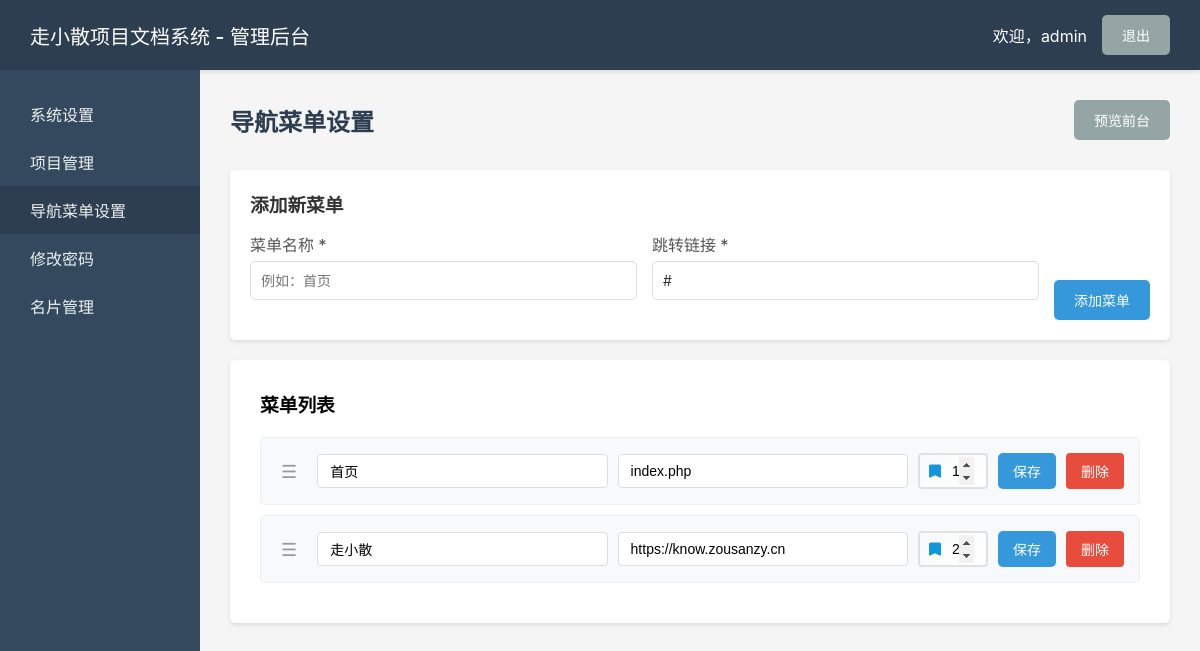
The page /admin/nav_menu.php (signed in) on the database its author committed.
### tables this page shows
CREATE TABLE `settings` (
  `id` int(11) NOT NULL AUTO_INCREMENT,
  `setting_key` varchar(100) NOT NULL COMMENT '设置键名',
  `setting_value` text COMMENT '设置值',
  `updated_at` datetime DEFAULT CURRENT_TIMESTAMP ON UPDATE CURRENT_TIMESTAMP,
  PRIMARY KEY (`id`),
  UNIQUE KEY `setting_key` (`setting_key`)
);

CREATE TABLE `nav_menus` (
  `id` int(11) NOT NULL AUTO_INCREMENT,
  `title` varchar(255) NOT NULL COMMENT '菜单名称',
  `url` varchar(500) NOT NULL COMMENT '跳转链接',
  `order` int(11) DEFAULT '0' COMMENT '排序序号',
  `created_at` datetime DEFAULT CURRENT_TIMESTAMP,
  `updated_at` datetime DEFAULT CURRENT_TIMESTAMP ON UPDATE CURRENT_TIMESTAMP,
  PRIMARY KEY (`id`)
);

### admin/nav_menu.php (the view, shortened to what this page needs)
<?php
$db = Database::getInstance()->getConnection();
function getSetting($db, $key, $default = '') {
    $stmt = $db->prepare("SELECT setting_value FROM settings WHERE setting_key = ?");
    $stmt->execute([$key]);
    $result = $stmt->fetch();
    return $result ? $result['setting_value'] : $default;
}
$display_site_name = getSetting($db, 'site_name', SITE_NAME);
$stmt = $db->query("SELECT * FROM nav_menus ORDER BY `order` ASC, id ASC");
$menus = $stmt->fetchAll();
?>
<!DOCTYPE html>
<html lang="zh-CN">
<head>
    <link rel="stylesheet" href="assets/admin.css">
</head>
<body>
    <div class="admin-header">
        <h1><?php echo htmlspecialchars($display_site_name); ?> - 管理后台</h1>
        <div class="admin-actions">
            <span>欢迎，<?php echo htmlspecialchars($_SESSION['admin_username']); ?></span>
            <a href="logout.php" class="btn btn-secondary">退出</a>
        </div>
    </div>
    <div class="admin-container">
        <div class="admin-sidebar">
            <nav>
                <a href="system_settings.php">系统设置</a>
                <a href="index.php">项目管理</a>
                <a href="nav_menu.php" class="active">导航菜单设置</a>
                <a href="change_password.php">修改密码</a>
                <a href="card_management.php">名片管理</a>
            </nav>
        </div>
        <div class="admin-content">
            <div class="page-header">
                <h2>导航菜单设置</h2>
                <a href="../index.php" target="_blank" class="btn btn-secondary">预览前台</a>
            </div>
            <?php
            $count_stmt = $db->query("SELECT COUNT(*) as count FROM nav_menus");
            $count_result = $count_stmt->fetch();
            $current_count = intval($count_result['count'] ?? 0);
            $can_add = $current_count < 6;
            ?>
            <div class="add-menu-form">
                <h3>添加新菜单 <?php if (!$can_add): ?><span style="color: #e74c3c; font-size: 14px; font-weight: normal;">(已达上限6个)</span><?php endif; ?></h3>
                <?php if ($can_add): ?>
                <form method="POST">
                    <div class="form-row">
                        <div class="form-group">
                            <label>菜单名称 *</label>
                            <input type="text" name="title" required placeholder="例如：首页">
                        </div>
                        <div class="form-group">
                            <label>跳转链接 *</label>
                            <input type="text" name="url" required placeholder="例如：/ 或 https://example.com" value="#">
                        </div>
                        <div>
                            <button type="submit" class="btn btn-primary">添加菜单</button>
                        </div>
                    </div>
                </form>
                <?php else: ?>
                <p style="color: #999; margin: 0;">已达到最大菜单数量限制（6个），请先删除一些菜单再添加新菜单。</p>
                <?php endif; ?>
            </div>
            <div class="menu-list">
                <h3 style="margin-bottom: 20px;">菜单列表</h3>
                <?php if (empty($menus)): ?>
                    <div class="empty-state">
                        <p>还没有菜单，请添加第一个菜单</p>
                    </div>
                <?php else: ?>
                    <?php foreach ($menus as $menu): ?>
                        <div class="menu-item">
                            <span class="menu-drag-handle">☰</span>
                            <form method="POST" class="menu-form">
                                <input type="text" name="title"
                                       value="<?php echo htmlspecialchars($menu['title']); ?>"
                                       placeholder="菜单名称" required>
                                <input type="text" name="url"
                                       value="<?php echo htmlspecialchars($menu['url']); ?>"
                                       placeholder="跳转链接" required>
                                <span class="menu-order-wrapper">
                                    <input type="number" name="order"
                                           value="<?php echo $menu['order']; ?>"
                                           class="menu-order" min="0" step="1">
                                </span>
                                <button type="submit" class="btn btn-sm btn-primary">保存</button>
                                <button type="button" class="btn-remove" onclick="if(confirm('确定要删除这个菜单吗？')) { document.getElementById('delete_form_<?php echo $menu['id']; ?>').submit(); }">删除</button>
                            </form>
                        </div>
                    <?php endforeach; ?>
                <?php endif; ?>
            </div>
        </div>
    </div>
</body>
</html>

### admin/assets/admin.css (style rules this page uses)
* { margin: 0; padding: 0; box-sizing: border-box; }
body { font-family: -apple-system, BlinkMacSystemFont, 'Segoe UI', 'PingFang SC', 'Hiragino Sans GB', 'Microsoft YaHei', sans-serif; background: #f5f5f5; }
.admin-header { background: #2c3e50; color: white; padding: 15px 30px; display: flex; justify-content: space-between; align-items: center; box-shadow: 0 2px 4px rgba(0,0,0,0.1); }
.admin-header h1 { font-size: 20px; font-weight: 500; }
.admin-actions { display: flex; align-items: center; gap: 15px; }
.admin-container { display: flex; min-height: calc(100vh - 60px); }
.admin-sidebar { width: 200px; background: #34495e; padding: 20px 0; }
.admin-sidebar nav a { display: block; padding: 12px 30px; color: #ecf0f1; text-decoration: none; transition: background 0.3s; }
.admin-sidebar nav a:hover, .admin-sidebar nav a.active { background: #2c3e50; }
.admin-content { flex: 1; padding: 30px; }
.page-header { display: flex; justify-content: space-between; align-items: center; margin-bottom: 30px; }
.page-header h2 { font-size: 24px; color: #2c3e50; }
.btn { display: inline-block; padding: 10px 20px; border: none; border-radius: 5px; text-decoration: none; cursor: pointer; font-size: 14px; transition: background 0.3s; }
.btn-primary { background: #3498db; color: white; }
.btn-secondary { background: #95a5a6; color: white; }
.btn-sm { padding: 6px 12px; font-size: 12px; }
.form-group { margin-bottom: 20px; }
.form-group label { display: block; margin-bottom: 8px; color: #555; font-weight: 500; }
.form-group input[type="text"], .form-group input[type="number"]:not(.order-input-field), .form-group input[type="file"], .form-group textarea, .form-group select { width: 100%; padding: 10px; border: 1px solid #ddd; border-radius: 5px; font-size: 14px; transition: border-color 0.3s, box-shadow 0.3s; background: white; color: #333; font-family: inherit; }
.data-table, .chapter-list, .admin-content { scrollbar-width: thin; scrollbar-color: #cbd5e0 #f7fafc; }

### admin/nav_menu.php (style rules this page uses)
.menu-list { background: white; padding: 30px; border-radius: 5px; box-shadow: 0 2px 4px rgba(0,0,0,0.1); margin-bottom: 20px; }
.menu-item { display: flex; align-items: center; gap: 15px; padding: 15px; border: 1px solid #eee; border-radius: 5px; margin-bottom: 10px; background: #f8f9fa; }
.menu-drag-handle { cursor: move; color: #999; font-size: 18px; padding: 5px; }
.menu-form { display: flex; flex: 1; gap: 10px; align-items: center; }
.menu-form input { flex: 1; padding: 8px 12px; border: 1px solid #ddd; border-radius: 4px; font-size: 14px; }
.menu-order { width: 70px; padding: 8px 12px 8px 32px !important; border: 2px solid #e0e0e0 !important; border-radius: 4px; font-weight: 500; background: linear-gradient(135deg, #f8f9fa 0%, #ffffff 100%) !important; transition: border-color 0.3s, box-shadow 0.3s; position: relative; flex: 0 0 70px !important; }
.menu-order-wrapper { position: relative; display: inline-block; }
.menu-order-wrapper::before { content: ''; position: absolute; left: 10px; top: 50%; transform: translateY(-50%); width: 14px; height: 14px; background-image: url('../img/xh.png'); background-size: contain; background-repeat: no-repeat; background-position: center; pointer-events: none; z-index: 1; }
.btn-sm { padding: 8px 15px; font-size: 14px; }
.btn-remove { background: #e74c3c; color: white; border: none; padding: 8px 15px; border-radius: 4px; cursor: pointer; font-size: 14px; }
.add-menu-form { background: white; padding: 20px; border-radius: 5px; box-shadow: 0 2px 4px rgba(0,0,0,0.1); margin-bottom: 20px; }
.add-menu-form h3 { margin-bottom: 15px; color: #333; }
.form-row { display: flex; gap: 15px; align-items: flex-end; }
.form-group { flex: 1; }
.form-group label { display: block; margin-bottom: 5px; color: #555; font-weight: 500; }

### rows shown on the page
settings: setting_value "走小散项目文档系统"
nav_menus: title "首页", url "index.php", order "1"
nav_menus: title "走小散", url "https://know.zousanzy.cn", order "2"

### other values the page prints
$_SESSION['admin_username'] "admin"
